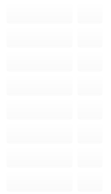
          <widget class="QFrame" name="frame_31">
           <property name="geometry">
            <rect>
             <x>701</x>
             <y>500</y>
             <width>111</width>
             <height>185</height>
            </rect>
           </property>
           <property name="styleSheet">
            <string notr="true">QFrame
{
	
	background-color: rgba(255, 255, 255, 0);
}</string>
           </property>
           <property name="frameShape">
            <enum>QFrame::StyledPanel</enum>
           </property>
           <property name="frameShadow">
            <enum>QFrame::Raised</enum>
           </property>
           <layout class="QVBoxLayout" name="verticalLayout_5">
            <property name="spacing">
             <number>0</number>
            </property>
            <property name="leftMargin">
             <number>0</number>
            </property>
            <property name="topMargin">
             <number>0</number>
            </property>
            <property name="rightMargin">
             <number>0</number>
            </property>
            <property name="bottomMargin">
             <number>0</number>
            </property>
            <item>
             <widget class="QFrame" name="frame_21">
              <property name="styleSheet">
               <string notr="true">QFrame
{
	
	background-color: rgba(255, 255, 255, 0);
}</string>
              </property>
              <property name="frameShape">
               <enum>QFrame::StyledPanel</enum>
              </property>
              <property name="frameShadow">
               <enum>QFrame::Raised</enum>
              </property>
              <layout class="QHBoxLayout" name="horizontalLayout_17">
               <property name="spacing">
                <number>0</number>
               </property>
               <property name="leftMargin">
                <number>0</number>
               </property>
               <property name="topMargin">
                <number>0</number>
               </property>
               <property name="rightMargin">
                <number>0</number>
               </property>
               <property name="bottomMargin">
                <number>0</number>
               </property>
               <item>
                <widget class="QPushButton" name="P7">
                 <property name="sizePolicy">
                  <sizepolicy hsizetype="Minimum" vsizetype="Minimum">
                   <horstretch>0</horstretch>
                   <verstretch>0</verstretch>
                  </sizepolicy>
                 </property>
                 <property name="maximumSize">
                  <size>
                   <width>67</width>
                   <height>16777215</height>
                  </size>
                 </property>
                 <property name="styleSheet">
                  <string notr="true">QPushButton
{
	background-color: rgba(255, 255, 255, 0);
}</string>
                 </property>
                 <property name="text">
                  <string/>
                 </property>
                 <property name="icon">
                  <iconset>
                   <normaloff>assets/none.png</normaloff>assets/none.png</iconset>
                 </property>
                 <property name="iconSize">
                  <size>
                   <width>76</width>
                   <height>76</height>
                  </size>
                 </property>
                </widget>
               </item>
               <item>
                <widget class="QPushButton" name="P7_def">
                 <property name="sizePolicy">
                  <sizepolicy hsizetype="Minimum" vsizetype="Minimum">
                   <horstretch>0</horstretch>
                   <verstretch>0</verstretch>
                  </sizepolicy>
                 </property>
                 <property name="maximumSize">
                  <size>
                   <width>26</width>
                   <height>16777215</height>
                  </size>
                 </property>
                 <property name="styleSheet">
                  <string notr="true">QPushButton
{
	background-color: rgba(255, 255, 255, 0);
}</string>
                 </property>
                 <property name="text">
                  <string/>
                 </property>
                 <property name="icon">
                  <iconset>
                   <normaloff>assets/7.png</normaloff>assets/7.png</iconset>
                 </property>
                 <property name="iconSize">
                  <size>
                   <width>76</width>
                   <height>76</height>
                  </size>
                 </property>
                </widget>
               </item>
              </layout>
             </widget>
            </item>
            <item>
             <widget class="QFrame" name="frame_22">
              <property name="styleSheet">
               <string notr="true">QFrame
{
	
	background-color: rgba(255, 255, 255, 0);
}</string>
              </property>
              <property name="frameShape">
               <enum>QFrame::StyledPanel</enum>
              </property>
              <property name="frameShadow">
               <enum>QFrame::Raised</enum>
              </property>
              <layout class="QHBoxLayout" name="horizontalLayout_18">
               <property name="spacing">
                <number>0</number>
               </property>
               <property name="leftMargin">
                <number>0</number>
               </property>
               <property name="topMargin">
                <number>0</number>
               </property>
               <property name="rightMargin">
                <number>0</number>
               </property>
               <property name="bottomMargin">
                <number>0</number>
               </property>
               <item>
                <widget class="QPushButton" name="P6">
                 <property name="sizePolicy">
                  <sizepolicy hsizetype="Minimum" vsizetype="Minimum">
                   <horstretch>0</horstretch>
                   <verstretch>0</verstretch>
                  </sizepolicy>
                 </property>
                 <property name="maximumSize">
                  <size>
                   <width>67</width>
                   <height>16777215</height>
                  </size>
                 </property>
                 <property name="styleSheet">
                  <string notr="true">QPushButton
{
	background-color: rgba(255, 255, 255, 0);
}</string>
                 </property>
                 <property name="text">
                  <string/>
                 </property>
                 <property name="icon">
                  <iconset>
                   <normaloff>assets/none.png</normaloff>assets/none.png</iconset>
                 </property>
                 <property name="iconSize">
                  <size>
                   <width>76</width>
                   <height>76</height>
                  </size>
                 </property>
                </widget>
               </item>
               <item>
                <widget class="QPushButton" name="P6_def">
                 <property name="sizePolicy">
                  <sizepolicy hsizetype="Minimum" vsizetype="Minimum">
                   <horstretch>0</horstretch>
                   <verstretch>0</verstretch>
                  </sizepolicy>
                 </property>
                 <property name="maximumSize">
                  <size>
                   <width>26</width>
                   <height>16777215</height>
                  </size>
                 </property>
                 <property name="styleSheet">
                  <string notr="true">QPushButton
{
	background-color: rgba(255, 255, 255, 0);
}</string>
                 </property>
                 <property name="text">
                  <string/>
                 </property>
                 <property name="icon">
                  <iconset>
                   <normaloff>assets/6.png</normaloff>assets/6.png</iconset>
                 </property>
                 <property name="iconSize">
                  <size>
                   <width>76</width>
                   <height>76</height>
                  </size>
                 </property>
                </widget>
               </item>
              </layout>
             </widget>
            </item>
            <item>
             <widget class="QFrame" name="frame_20">
              <property name="styleSheet">
               <string notr="true">QFrame
{
	
	background-color: rgba(255, 255, 255, 0);
}</string>
              </property>
              <property name="frameShape">
               <enum>QFrame::StyledPanel</enum>
              </property>
              <property name="frameShadow">
               <enum>QFrame::Raised</enum>
              </property>
              <layout class="QHBoxLayout" name="horizontalLayout_16">
               <property name="spacing">
                <number>0</number>
               </property>
               <property name="leftMargin">
                <number>0</number>
               </property>
               <property name="topMargin">
                <number>0</number>
               </property>
               <property name="rightMargin">
                <number>0</number>
               </property>
               <property name="bottomMargin">
                <number>0</number>
               </property>
               <item>
                <widget class="QPushButton" name="P5">
                 <property name="sizePolicy">
                  <sizepolicy hsizetype="Minimum" vsizetype="Minimum">
                   <horstretch>0</horstretch>
                   <verstretch>0</verstretch>
                  </sizepolicy>
                 </property>
                 <property name="maximumSize">
                  <size>
                   <width>67</width>
                   <height>16777215</height>
                  </size>
                 </property>
                 <property name="styleSheet">
                  <string notr="true">QPushButton
{
	background-color: rgba(255, 255, 255, 0);
}</string>
                 </property>
                 <property name="text">
                  <string/>
                 </property>
                 <property name="icon">
                  <iconset>
                   <normaloff>assets/none.png</normaloff>assets/none.png</iconset>
                 </property>
                 <property name="iconSize">
                  <size>
                   <width>76</width>
                   <height>76</height>
                  </size>
                 </property>
                </widget>
               </item>
               <item>
                <widget class="QPushButton" name="P5_def">
                 <property name="sizePolicy">
                  <sizepolicy hsizetype="Minimum" vsizetype="Minimum">
                   <horstretch>0</horstretch>
                   <verstretch>0</verstretch>
                  </sizepolicy>
                 </property>
                 <property name="maximumSize">
                  <size>
                   <width>26</width>
                   <height>16777215</height>
                  </size>
                 </property>
                 <property name="styleSheet">
                  <string notr="true">QPushButton
{
	background-color: rgba(255, 255, 255, 0);
}</string>
                 </property>
                 <property name="text">
                  <string/>
                 </property>
                 <property name="icon">
                  <iconset>
                   <normaloff>assets/5.png</normaloff>assets/5.png</iconset>
                 </property>
                 <property name="iconSize">
                  <size>
                   <width>76</width>
                   <height>76</height>
                  </size>
                 </property>
                </widget>
               </item>
              </layout>
             </widget>
            </item>
            <item>
             <widget class="QFrame" name="frame_18">
              <property name="styleSheet">
               <string notr="true">QFrame
{
	
	background-color: rgba(255, 255, 255, 0);
}</string>
              </property>
              <property name="frameShape">
               <enum>QFrame::StyledPanel</enum>
              </property>
              <property name="frameShadow">
               <enum>QFrame::Raised</enum>
              </property>
              <layout class="QHBoxLayout" name="horizontalLayout_14">
               <property name="spacing">
                <number>0</number>
               </property>
               <property name="leftMargin">
                <number>0</number>
               </property>
               <property name="topMargin">
                <number>0</number>
               </property>
               <property name="rightMargin">
                <number>0</number>
               </property>
               <property name="bottomMargin">
                <number>0</number>
               </property>
               <item>
                <widget class="QPushButton" name="P4">
                 <property name="sizePolicy">
                  <sizepolicy hsizetype="Minimum" vsizetype="Minimum">
                   <horstretch>0</horstretch>
                   <verstretch>0</verstretch>
                  </sizepolicy>
                 </property>
                 <property name="maximumSize">
                  <size>
                   <width>67</width>
                   <height>16777215</height>
                  </size>
                 </property>
                 <property name="styleSheet">
                  <string notr="true">QPushButton
{
	background-color: rgba(255, 255, 255, 0);
}</string>
                 </property>
                 <property name="text">
                  <string/>
                 </property>
                 <property name="icon">
                  <iconset>
                   <normaloff>assets/none.png</normaloff>assets/none.png</iconset>
                 </property>
                 <property name="iconSize">
                  <size>
                   <width>76</width>
                   <height>76</height>
                  </size>
                 </property>
                </widget>
               </item>
               <item>
                <widget class="QPushButton" name="P4_def">
                 <property name="sizePolicy">
                  <sizepolicy hsizetype="Minimum" vsizetype="Minimum">
                   <horstretch>0</horstretch>
                   <verstretch>0</verstretch>
                  </sizepolicy>
                 </property>
                 <property name="maximumSize">
                  <size>
                   <width>26</width>
                   <height>16777215</height>
                  </size>
                 </property>
                 <property name="styleSheet">
                  <string notr="true">QPushButton
{
	background-color: rgba(255, 255, 255, 0);
}</string>
                 </property>
                 <property name="text">
                  <string/>
                 </property>
                 <property name="icon">
                  <iconset>
                   <normaloff>assets/4.png</normaloff>assets/4.png</iconset>
                 </property>
                 <property name="iconSize">
                  <size>
                   <width>76</width>
                   <height>76</height>
                  </size>
                 </property>
                </widget>
               </item>
              </layout>
             </widget>
            </item>
            <item>
             <widget class="QFrame" name="frame_19">
              <property name="styleSheet">
               <string notr="true">QFrame
{
	
	background-color: rgba(255, 255, 255, 0);
}</string>
              </property>
              <property name="frameShape">
               <enum>QFrame::StyledPanel</enum>
              </property>
              <property name="frameShadow">
               <enum>QFrame::Raised</enum>
              </property>
              <layout class="QHBoxLayout" name="horizontalLayout_15">
               <property name="spacing">
                <number>0</number>
               </property>
               <property name="leftMargin">
                <number>0</number>
               </property>
               <property name="topMargin">
                <number>0</number>
               </property>
               <property name="rightMargin">
                <number>0</number>
               </property>
               <property name="bottomMargin">
                <number>0</number>
               </property>
               <item>
                <widget class="QPushButton" name="P3">
                 <property name="sizePolicy">
                  <sizepolicy hsizetype="Minimum" vsizetype="Minimum">
                   <horstretch>0</horstretch>
                   <verstretch>0</verstretch>
                  </sizepolicy>
                 </property>
                 <property name="maximumSize">
                  <size>
                   <width>67</width>
                   <height>16777215</height>
                  </size>
                 </property>
                 <property name="styleSheet">
                  <string notr="true">QPushButton
{
	background-color: rgba(255, 255, 255, 0);
}</string>
                 </property>
                 <property name="text">
                  <string/>
                 </property>
                 <property name="icon">
                  <iconset>
                   <normaloff>assets/none.png</normaloff>assets/none.png</iconset>
                 </property>
                 <property name="iconSize">
                  <size>
                   <width>76</width>
                   <height>76</height>
                  </size>
                 </property>
                </widget>
               </item>
               <item>
                <widget class="QPushButton" name="P3_def">
                 <property name="sizePolicy">
                  <sizepolicy hsizetype="Minimum" vsizetype="Minimum">
                   <horstretch>0</horstretch>
                   <verstretch>0</verstretch>
                  </sizepolicy>
                 </property>
                 <property name="maximumSize">
                  <size>
                   <width>26</width>
                   <height>16777215</height>
                  </size>
                 </property>
                 <property name="styleSheet">
                  <string notr="true">QPushButton
{
	background-color: rgba(255, 255, 255, 0);
}</string>
                 </property>
                 <property name="text">
                  <string/>
                 </property>
                 <property name="icon">
                  <iconset>
                   <normaloff>assets/3.png</normaloff>assets/3.png</iconset>
                 </property>
                 <property name="iconSize">
                  <size>
                   <width>76</width>
                   <height>76</height>
                  </size>
                 </property>
                </widget>
               </item>
              </layout>
             </widget>
            </item>
            <item>
             <widget class="QFrame" name="frame_17">
              <property name="styleSheet">
               <string notr="true">QFrame
{
	
	background-color: rgba(255, 255, 255, 0);
}</string>
              </property>
              <property name="frameShape">
               <enum>QFrame::StyledPanel</enum>
              </property>
              <property name="frameShadow">
               <enum>QFrame::Raised</enum>
              </property>
              <layout class="QHBoxLayout" name="horizontalLayout_11">
               <property name="spacing">
                <number>0</number>
               </property>
               <property name="leftMargin">
                <number>0</number>
               </property>
               <property name="topMargin">
                <number>0</number>
               </property>
               <property name="rightMargin">
                <number>0</number>
               </property>
               <property name="bottomMargin">
                <number>0</number>
               </property>
               <item>
                <widget class="QPushButton" name="P2">
                 <property name="sizePolicy">
                  <sizepolicy hsizetype="Minimum" vsizetype="Minimum">
                   <horstretch>0</horstretch>
                   <verstretch>0</verstretch>
                  </sizepolicy>
                 </property>
                 <property name="maximumSize">
                  <size>
                   <width>67</width>
                   <height>16777215</height>
                  </size>
                 </property>
                 <property name="styleSheet">
                  <string notr="true">QPushButton
{
	background-color: rgba(255, 255, 255, 0);
}</string>
                 </property>
                 <property name="text">
                  <string/>
                 </property>
                 <property name="icon">
                  <iconset>
                   <normaloff>assets/none.png</normaloff>assets/none.png</iconset>
                 </property>
                 <property name="iconSize">
                  <size>
                   <width>76</width>
                   <height>76</height>
                  </size>
                 </property>
                </widget>
               </item>
               <item>
                <widget class="QPushButton" name="P2_def">
                 <property name="sizePolicy">
                  <sizepolicy hsizetype="Minimum" vsizetype="Minimum">
                   <horstretch>0</horstretch>
                   <verstretch>0</verstretch>
                  </sizepolicy>
                 </property>
                 <property name="maximumSize">
                  <size>
                   <width>26</width>
                   <height>16777215</height>
                  </size>
                 </property>
                 <property name="styleSheet">
                  <string notr="true">QPushButton
{
	background-color: rgba(255, 255, 255, 0);
}</string>
                 </property>
                 <property name="text">
                  <string/>
                 </property>
                 <property name="icon">
                  <iconset>
                   <normaloff>assets/2.png</normaloff>assets/2.png</iconset>
                 </property>
                 <property name="iconSize">
                  <size>
                   <width>76</width>
                   <height>76</height>
                  </size>
                 </property>
                </widget>
               </item>
              </layout>
             </widget>
            </item>
            <item>
             <widget class="QFrame" name="frame_16">
              <property name="styleSheet">
               <string notr="true">QFrame
{
	
	background-color: rgba(255, 255, 255, 0);
}</string>
              </property>
              <property name="frameShape">
               <enum>QFrame::StyledPanel</enum>
              </property>
              <property name="frameShadow">
               <enum>QFrame::Raised</enum>
              </property>
              <layout class="QHBoxLayout" name="horizontalLayout_9">
               <property name="spacing">
                <number>0</number>
               </property>
               <property name="leftMargin">
                <number>0</number>
               </property>
               <property name="topMargin">
                <number>0</number>
               </property>
               <property name="rightMargin">
                <number>0</number>
               </property>
               <property name="bottomMargin">
                <number>0</number>
               </property>
               <item>
                <widget class="QPushButton" name="P1">
                 <property name="sizePolicy">
                  <sizepolicy hsizetype="Minimum" vsizetype="Minimum">
                   <horstretch>0</horstretch>
                   <verstretch>0</verstretch>
                  </sizepolicy>
                 </property>
                 <property name="maximumSize">
                  <size>
                   <width>67</width>
                   <height>16777215</height>
                  </size>
                 </property>
                 <property name="styleSheet">
                  <string notr="true">QPushButton
{
	background-color: rgba(255, 255, 255, 0);
}</string>
                 </property>
                 <property name="text">
                  <string/>
                 </property>
                 <property name="icon">
                  <iconset>
                   <normaloff>assets/none.png</normaloff>assets/none.png</iconset>
                 </property>
                 <property name="iconSize">
                  <size>
                   <width>76</width>
                   <height>76</height>
                  </size>
                 </property>
                </widget>
               </item>
               <item>
                <widget class="QPushButton" name="P1_def">
                 <property name="sizePolicy">
                  <sizepolicy hsizetype="Minimum" vsizetype="Minimum">
                   <horstretch>0</horstretch>
                   <verstretch>0</verstretch>
                  </sizepolicy>
                 </property>
                 <property name="maximumSize">
                  <size>
                   <width>26</width>
                   <height>16777215</height>
                  </size>
                 </property>
                 <property name="styleSheet">
                  <string notr="true">QPushButton
{
	background-color: rgba(255, 255, 255, 0);
}</string>
                 </property>
                 <property name="text">
                  <string/>
                 </property>
                 <property name="icon">
                  <iconset>
                   <normaloff>assets/1.png</normaloff>assets/1.png</iconset>
                 </property>
                 <property name="iconSize">
                  <size>
                   <width>76</width>
                   <height>76</height>
                  </size>
                 </property>
                </widget>
               </item>
              </layout>
             </widget>
            </item>
            <item>
             <widget class="QFrame" name="frame_15">
              <property name="styleSheet">
               <string notr="true">QFrame
{
	
	background-color: rgba(255, 255, 255, 0);
}</string>
              </property>
              <property name="frameShape">
               <enum>QFrame::StyledPanel</enum>
              </property>
              <property name="frameShadow">
               <enum>QFrame::Raised</enum>
              </property>
              <layout class="QHBoxLayout" name="horizontalLayout_8">
               <property name="spacing">
                <number>0</number>
               </property>
               <property name="leftMargin">
                <number>0</number>
               </property>
               <property name="topMargin">
                <number>0</number>
               </property>
               <property name="rightMargin">
                <number>0</number>
               </property>
               <property name="bottomMargin">
                <number>0</number>
               </property>
               <item>
                <widget class="QPushButton" name="P0">
                 <property name="sizePolicy">
                  <sizepolicy hsizetype="Minimum" vsizetype="Minimum">
                   <horstretch>0</horstretch>
                   <verstretch>0</verstretch>
                  </sizepolicy>
                 </property>
                 <property name="maximumSize">
                  <size>
                   <width>67</width>
                   <height>16777215</height>
                  </size>
                 </property>
                 <property name="styleSheet">
                  <string notr="true">QPushButton
{
	background-color: rgba(255, 255, 255, 0);
}</string>
                 </property>
                 <property name="text">
                  <string/>
                 </property>
                 <property name="icon">
                  <iconset>
                   <normaloff>assets/none.png</normaloff>assets/none.png</iconset>
                 </property>
                 <property name="iconSize">
                  <size>
                   <width>76</width>
                   <height>76</height>
                  </size>
                 </property>
                </widget>
               </item>
               <item>
                <widget class="QPushButton" name="P0_def">
                 <property name="sizePolicy">
                  <sizepolicy hsizetype="Minimum" vsizetype="Minimum">
                   <horstretch>0</horstretch>
                   <verstretch>0</verstretch>
                  </sizepolicy>
                 </property>
                 <property name="maximumSize">
                  <size>
                   <width>26</width>
                   <height>16777215</height>
                  </size>
                 </property>
                 <property name="styleSheet">
                  <string notr="true">QPushButton
{
	background-color: rgba(255, 255, 255, 0);
}</string>
                 </property>
                 <property name="text">
                  <string/>
                 </property>
                 <property name="icon">
                  <iconset>
                   <normaloff>assets/0.png</normaloff>assets/0.png</iconset>
                 </property>
                 <property name="iconSize">
                  <size>
                   <width>76</width>
                   <height>76</height>
                  </size>
                 </property>
                </widget>
               </item>
              </layout>
             </widget>
            </item>
           </layout>
          </widget>
